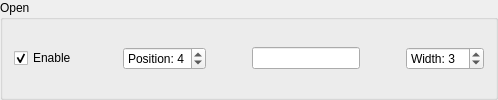
             <widget class="QGroupBox" name="groupButtonOpen">
              <property name="toolTip">
               <string>Open usual save path in file browser</string>
              </property>
              <property name="title">
               <string>Open</string>
              </property>
              <layout class="QHBoxLayout" name="horizontalLayout_8">
               <item>
                <widget class="QCheckBox" name="checkButtonOpen">
                 <property name="sizePolicy">
                  <sizepolicy hsizetype="Maximum" vsizetype="Fixed">
                   <horstretch>0</horstretch>
                   <verstretch>0</verstretch>
                  </sizepolicy>
                 </property>
                 <property name="toolTip">
                  <string>Partial checks are stored in collapsable drawer</string>
                 </property>
                 <property name="text">
                  <string>Enable</string>
                 </property>
                 <property name="checked">
                  <bool>true</bool>
                 </property>
                 <property name="tristate">
                  <bool>true</bool>
                 </property>
                </widget>
               </item>
               <item>
                <spacer name="horizontalSpacer_8">
                 <property name="orientation">
                  <enum>Qt::Orientation::Horizontal</enum>
                 </property>
                 <property name="sizeHint" stdset="0">
                  <size>
                   <width>40</width>
                   <height>20</height>
                  </size>
                 </property>
                </spacer>
               </item>
               <item>
                <widget class="QSpinBox" name="spinButtonOpenPosition">
                 <property name="sizePolicy">
                  <sizepolicy hsizetype="Preferred" vsizetype="Fixed">
                   <horstretch>0</horstretch>
                   <verstretch>0</verstretch>
                  </sizepolicy>
                 </property>
                 <property name="toolTip">
                  <string>Ascending from left to right</string>
                 </property>
                 <property name="correctionMode">
                  <enum>QAbstractSpinBox::CorrectionMode::CorrectToNearestValue</enum>
                 </property>
                 <property name="suffix">
                  <string/>
                 </property>
                 <property name="prefix">
                  <string>Position: </string>
                 </property>
                 <property name="maximum">
                  <number>9</number>
                 </property>
                 <property name="value">
                  <number>4</number>
                 </property>
                </widget>
               </item>
               <item>
                <spacer name="horizontalSpacer_17">
                 <property name="orientation">
                  <enum>Qt::Orientation::Horizontal</enum>
                 </property>
                 <property name="sizeHint" stdset="0">
                  <size>
                   <width>40</width>
                   <height>20</height>
                  </size>
                 </property>
                </spacer>
               </item>
               <item>
                <widget class="QLineEdit" name="lineButtonOpen">
                 <property name="sizePolicy">
                  <sizepolicy hsizetype="Preferred" vsizetype="Fixed">
                   <horstretch>0</horstretch>
                   <verstretch>0</verstretch>
                  </sizepolicy>
                 </property>
                 <property name="toolTip">
                  <string>Button display text</string>
                 </property>
                 <property name="text">
                  <string/>
                 </property>
                 <property name="cursorPosition">
                  <number>0</number>
                 </property>
                </widget>
               </item>
               <item>
                <spacer name="horizontalSpacer_27">
                 <property name="orientation">
                  <enum>Qt::Orientation::Horizontal</enum>
                 </property>
                 <property name="sizeHint" stdset="0">
                  <size>
                   <width>40</width>
                   <height>20</height>
                  </size>
                 </property>
                </spacer>
               </item>
               <item>
                <widget class="QSpinBox" name="spinButtonOpenWidth">
                 <property name="toolTip">
                  <string>Smaller numbers make for smaller buttons</string>
                 </property>
                 <property name="prefix">
                  <string>Width: </string>
                 </property>
                 <property name="minimum">
                  <number>1</number>
                 </property>
                 <property name="maximum">
                  <number>10</number>
                 </property>
                 <property name="value">
                  <number>3</number>
                 </property>
                </widget>
               </item>
              </layout>
             </widget>
